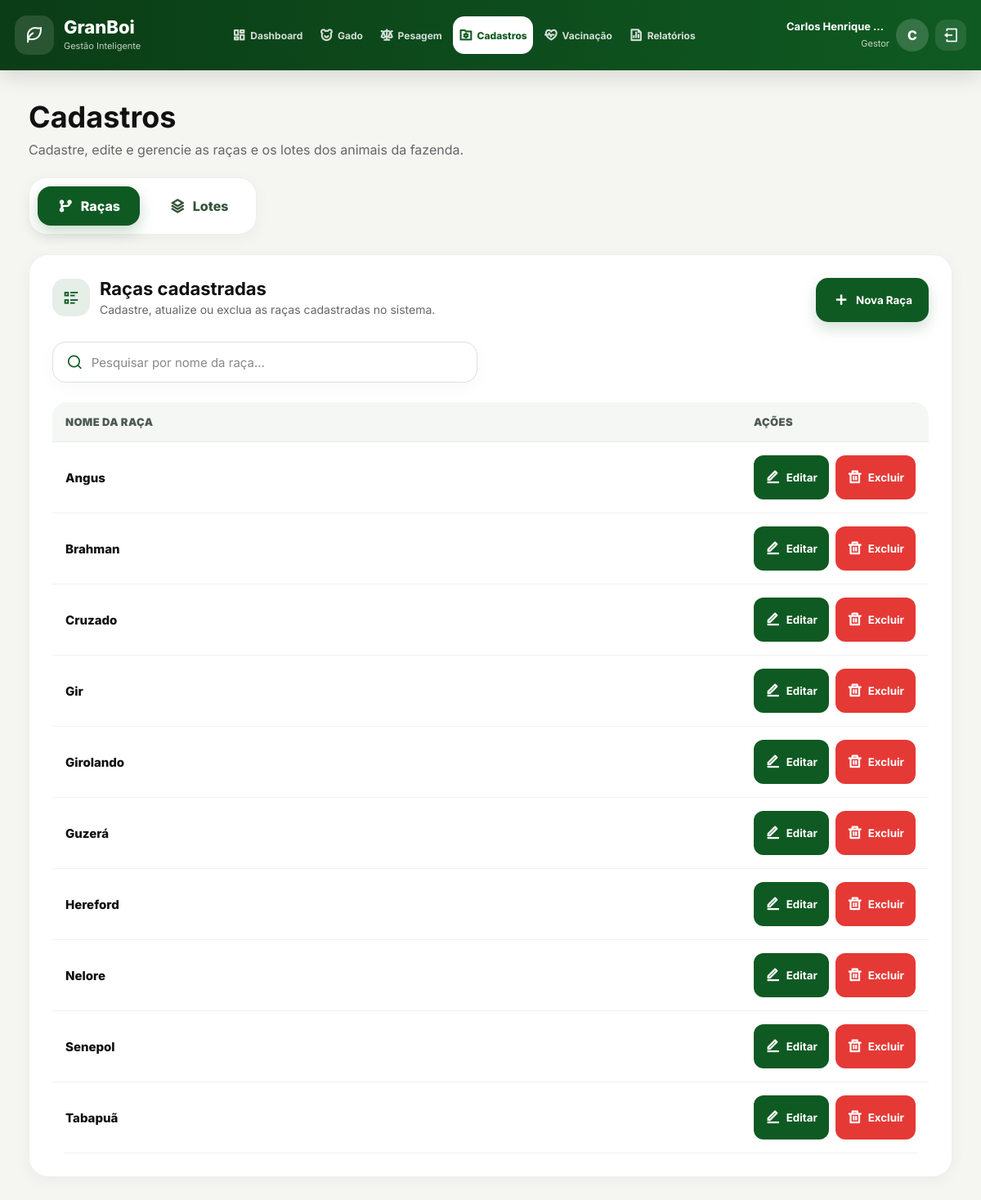
Page /GranBoi/racas (signed in) on the committed database.
### tables this page shows
CREATE TABLE `raca` (
  `id` INT(11) NOT NULL AUTO_INCREMENT,
  `nome_raca` VARCHAR(50) NOT NULL,
  PRIMARY KEY (`id`)
);

### app/controllers/Controller.php (called while the page is built, shortened)
<?php
class Controller
{
    protected function render($view, $dados = [])
    {
        $viewPath = ROOT_PATH . "/app/views/{$view}.php";
        extract($dados);
        require_once ROOT_PATH . "/app/layout/cabecalho.php";
        require_once $viewPath;
        require_once ROOT_PATH . "/app/layout/rodape.php";
    }
    protected function model($model)
    {
        $modelPath = ROOT_PATH . "/app/models/{$model}.php";
        return new $model();
    }
}

### app/controllers/racaController.php (called while the page is built, shortened)
<?php
class RacaController extends Controller
{
    public function index()
    {
        $racaModel = $this->model('Raca');
        $loteModel = $this->model('Lote');
        $dados = [
            'titulo' => 'GranBoi - Cadastros',
            'tituloPagina' => 'Cadastros',
            'subtituloPagina' => 'Gerencie as raças e os lotes cadastrados no sistema',
            'pageCss' => [
                '/public/assets/css/pages/cadastros/cadastros.css'
            ],
            'pageJs' => [
                '/public/assets/js/pages/cadastros/cadastrosPage.js'
            ],
            'racas' => $racaModel->listarTodos(),
            'lotes' => $loteModel->listarTodos()
        ];
        $this->render('racas/listar', $dados);
    }
}

### app/routes/web.php (called while the page is built, shortened)
<?php
$url = parse_url($_SERVER['REQUEST_URI'], PHP_URL_PATH);
$basePath = parse_url(BASE_URL, PHP_URL_PATH);
$url = str_replace($basePath, '', $url);
$route = $routes[$url];
$method = $route['method'];
require_once ROOT_PATH . '/app/controllers/Controller.php';
$controllerInstance = new $controller();
$controllerInstance->$method();

### index.php (called while the page is built, shortened)
<?php
require_once ROOT_PATH . '/app/routes/web.php';

### app/models/conexao.php (called while the page is built)
<?php
class Conexao
{
    public static function conectar()
    {
        $host = 'localhost';
        $dbname = 'granboi_db';
        $usuario = 'root';
        $senha = '';
        try {
            return new PDO("mysql:host=$host;dbname=$dbname", $usuario, $senha);
        } catch (PDOException $e) {
            die("Erro ao conectar: " . $e->getMessage());
        }
    }
}
?>

### app/models/Raca.php (called while the page is built, shortened)
<?php
require_once ROOT_PATH . '/app/models/conexao.php';
class Raca
{
    private $db;
    public function __construct()
    {
        $this->db = Conexao::conectar();
    }
    public function listarTodos()
    {
        $sql = "SELECT id, nome_raca
                FROM raca
                ORDER BY nome_raca ASC";
        return $this->db->query($sql)->fetchAll(PDO::FETCH_ASSOC);
    }
}

### app/views/racas/listar.php (the view, shortened to what this page needs)
<main class="main-content cadastros-page">
  <section class="section-header-page cadastros-header">
    <div>
      <h1>Cadastros</h1>
      <p>Cadastre, edite e gerencie as raças e os lotes dos animais da fazenda.</p>
    </div>
  </section>
  <div class="cadastros-tabs-nav">
    <label for="tab-racas" class="cadastros-tab-label">
      <i class="ri-git-branch-line"></i>
      <span>Raças</span>
    </label>
    <label for="tab-lotes" class="cadastros-tab-label">
      <i class="ri-stack-line"></i>
      <span>Lotes</span>
    </label>
  </div>
  <div class="cadastros-tab-content cadastros-content-racas">
    <section class="cadastros-card">
      <div class="cadastros-card-header">
        <div class="cadastros-card-title">
          <div class="cadastros-card-icon">
            <i class="ri-list-check-2"></i>
          </div>
          <div>
            <h2>Raças cadastradas</h2>
            <p>Cadastre, atualize ou exclua as raças cadastradas no sistema.</p>
          </div>
        </div>
        <button
          type="button"
          class="action-btn cadastros-btn-novo"
          onclick="document.getElementById('modalCadastrarRaca').showModal()"
        >
          <i class="ri-add-line"></i>
          <span>Nova Raça</span>
        </button>
      </div>
      <div class="cadastros-search-container">
        <div class="cadastros-search-box">
          <i class="ri-search-line"></i>
          <input
            type="text"
            id="pesquisaRacas"
            placeholder="Pesquisar por nome da raça..."
            autocomplete="off"
          >
        </div>
      </div>
      <div class="table-responsive">
        <table class="cadastros-table">
          <thead>
            <tr>
              <th>Nome da raça</th>
              <th>Ações</th>
            </tr>
          </thead>
          <tbody>
            <?php if (!empty($racas)): ?>
              <?php foreach ($racas as $raca): ?>
                <tr class="cadastros-raca-row">
                  <td>
                    <span class="cadastros-name">
                      <?= htmlspecialchars($raca['nome_raca']) ?>
                    </span>
                  </td>
                  <td>
                    <div class="cadastros-actions">
                      <button
                        type="button"
                        class="action-btn cadastros-btn-editar"
                        onclick="document.getElementById('modalEditarRaca<?= htmlspecialchars($raca['id']) ?>').showModal()"
                      >
                        <i class="ri-edit-line"></i>
                        <span>Editar</span>
                      </button>
                      <button
                        type="button"
                        class="action-btn btn-danger cadastros-btn-excluir"
                        onclick="document.getElementById('modalExcluirRaca<?= htmlspecialchars($raca['id']) ?>').showModal()"
                      >
                        <i class="ri-delete-bin-line"></i>
                        <span>Excluir</span>
                      </button>
                    </div>
                  </td>
                </tr>
              <?php endforeach; ?>
            <?php endif; ?>
          </tbody>
        </table>
      </div>
    </section>
  </div>
</main>

### public/assets/css/global/style.css (style rules this page uses)
* { margin: 0; padding: 0; box-sizing: border-box; }
html, body { width: 100%; max-width: 100%; overflow-x: hidden; }
body { font-family: 'Inter', sans-serif; background: #f5f5f2; color: #111; min-height: 100vh; }
button, input, select, textarea { font-family: inherit; }
.main-content { width: 100%; max-width: 1400px; margin: 0 auto; padding: 35px; overflow-x: hidden; }
.table-responsive { width: 100%; max-width: 100%; overflow-x: auto; }
table { width: 100%; border-collapse: collapse; }
thead { background: #f4f4f4; }
th { text-align: left; padding: 16px; font-size: 14px; color: #555; white-space: nowrap; }
td { padding: 18px 16px; border-bottom: 1px solid #eee; font-size: 15px; white-space: nowrap; }
.save-btn, .action-btn { height: 54px; padding: 0 26px; border: none; border-radius: 16px; background: #0f5a22; color: white; font-weight: 700; cursor: pointer; transition: 0.3s; }
.btn-danger { background: #e53935; }
.section-header-page { display: flex; align-items: center; justify-content: space-between; margin-bottom: 35px; }
.section-header-page h1 { font-size: 36px; margin-bottom: 8px; }
.section-header-page p { color: #666; }
@media (max-width: 1450px) { .main-content { max-width: 1280px; } }

### rows in the picture
raca: nome_raca "Angus"
raca: nome_raca "Brahman"
raca: nome_raca "Cruzado"
raca: nome_raca "Gir"
raca: nome_raca "Girolando"
raca: nome_raca "Guzerá"
raca: nome_raca "Hereford"
raca: nome_raca "Nelore"
raca: nome_raca "Senepol"
raca: nome_raca "Tabapuã"

### other values in the picture
$_SESSION['usuario']['nome'] "Carlos Henrique…"
$_SESSION['usuario']['papel_nome'] "Gestor"
substr($_SESSION['usuario']['nome'] ?? 'U', 0, 1) "C"
